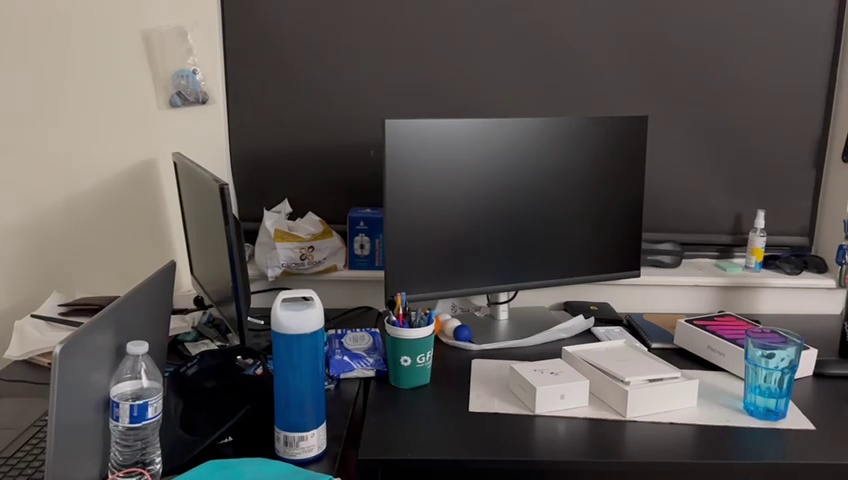
#> input picture CV-2/Question 1/Images/frame2.jpg, 848 x 480 px, found by its file name
$ jupyter execute 'Homography matrix.ipynb'
#> lines starting #> are read from the running program, lines starting #| are printed output that depends on the picture; after the words box and inside, x2 and y2 are one past the last pixel; in counts of white or black regions, pixels touching at a corner belong together
[cell 1]
import numpy as np
import cv2 as cv
from matplotlib import pyplot as plt
MIN_MATCH_COUNT = 10
img1 = cv.imread(r'/users/iamns45/Downloads/CV-2/Question 1/images/frame2.jpg',0)
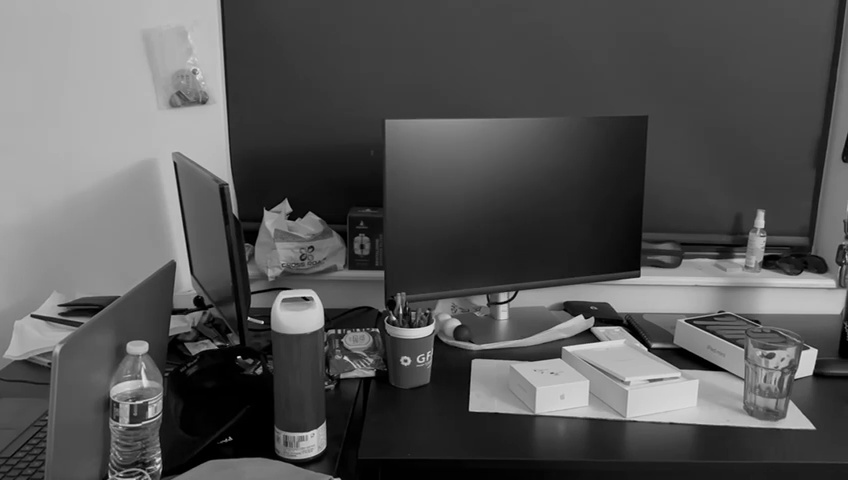
#> img1: shape (480, 848); min 0, max 232, mean 84.9
img2 = cv.imread(r'/users/iamns45/Downloads/CV-2/Question 1/images/frame3.jpg',0)
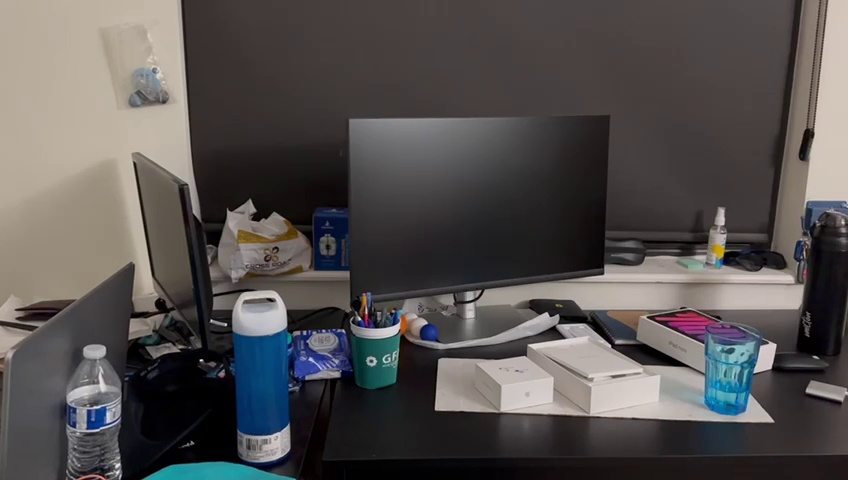
#> input picture CV-2/Question 1/Images/frame3.jpg, 848 x 480 px, found by its file name
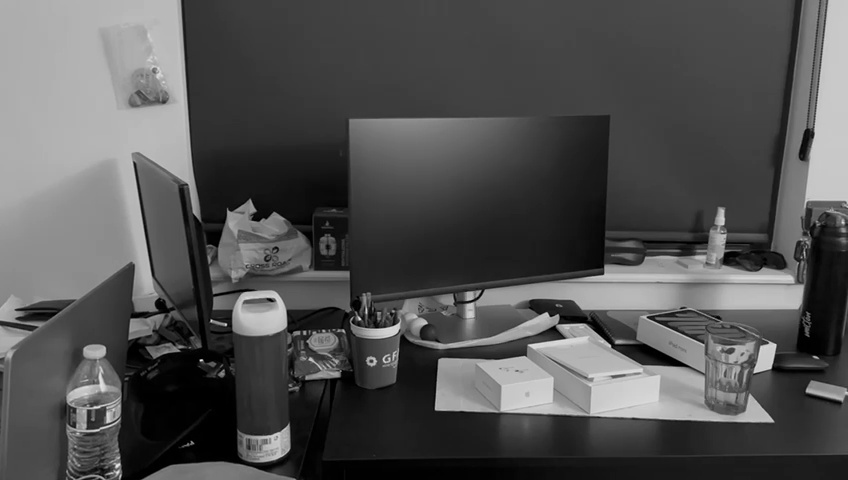
#> img2: shape (480, 848); min 0, max 236, mean 82.2
sift = cv.SIFT_create()
kp1, des1 = sift.detectAndCompute(img1,None)
#> kp1 = 1036 keypoints; strongest (x, y, size): (239, 357, 2), (262, 322, 1.9), (394, 318, 2.2), (313, 441, 18.2)
kp2, des2 = sift.detectAndCompute(img2,None)
#> kp2 = 1012 keypoints; strongest (x, y, size): (201, 360, 1.9), (226, 324, 1.9), (359, 319, 2), (277, 444, 18.8)
FLANN_INDEX_KDTREE = 1
index_params = dict(algorithm = FLANN_INDEX_KDTREE, trees = 5)
search_params = dict(checks = 50)
flann = cv.FlannBasedMatcher(index_params, search_params)
matches = flann.knnMatch(des1,des2,k=2)
#> matches = 1036 matches
good = []
for m,n in matches:
    if m.distance < 0.7*n.distance:
        good.append(m)
#> after the loop, good = 534 matches

[cell 2]
if len(good)>MIN_MATCH_COUNT:
    src_pts = np.float32([ kp1[m.queryIdx].pt for m in good ]).reshape(-1,1,2)
#> src_pts = 534 rows, first 8: [57.17, 349.7], [60.47, 342.6], [61.56, 313.9], [62.84, 332.9], [68, 344.8], [78.7, 294.5], [108.8, 406.6], [109.1, 398.1]
    dst_pts = np.float32([ kp2[m.trainIdx].pt for m in good ]).reshape(-1,1,2)
#> dst_pts = 534 rows, first 8: [9.53, 355], [12.54, 347.8], [17.78, 318.3], [17.76, 336.7], [20.63, 350], [36.6, 299.1], [65.4, 412.3], [65.98, 403.6]
    M, mask = cv.findHomography(src_pts, dst_pts, cv.RANSAC,5.0)
#> M = [[1.06, -0.00131, -48.76], [0.00853, 1.03, -3.96], [6.76e-05, -2.26e-06, 1]]; mask = 534 values, max 1 at index 0, min 0 at index 52, mean 0.985
    matchesMask = mask.ravel().tolist()
#> matchesMask has the same summary as mask
    h,w = img1.shape
#> h = 480; w = 848
    pts = np.float32([ [0,0],[0,h-1],[w-1,h-1],[w-1,0] ]).reshape(-1,1,2)
#> pts = [[0, 0], [0, 479], [847, 479], [847, 0]]
    dst = cv.perspectiveTransform(pts,M)
#> dst = [[-48.76, -3.96], [-49.44, 489.4], [803.9, 469.7], [803.7, 3.09]]
    img2 = cv.polylines(img2,[np.int32(dst)],True,255,3, cv.LINE_AA)
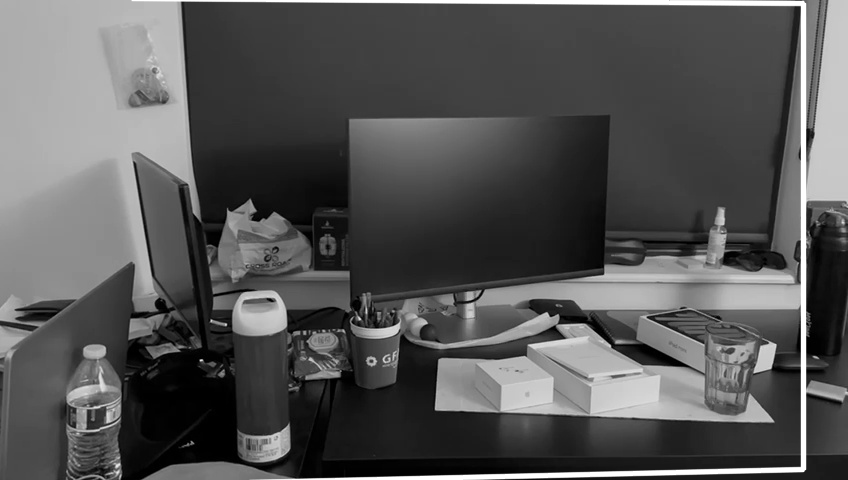
#> img2: shape (480, 848); 2.31% of pixels changed, all inside (x1, y1, x2, y2) = (131, 0, 807, 480)
    print("Homography Matrix")
    print(M)
#| [[ 1.06074605e+00 -1.30567924e-03 -4.87616486e+01]
#|  [ 8.53496644e-03  1.02890012e+00 -3.95994643e+00]
#|  [ 6.75820241e-05 -2.25614849e-06  1.00000000e+00]]
else:
    print( "Not enough matches are found - {}/{}".format(len(good), MIN_MATCH_COUNT) )
    matchesMask = None

[cell 3]
draw_params = dict(matchColor = (0,255,0),
                   singlePointColor = None,
                   matchesMask = matchesMask,
                   flags = 2)
#> draw_params = 4 items
img3 = cv.drawMatches(img1,kp1,img2,kp2,good,None,**draw_params)
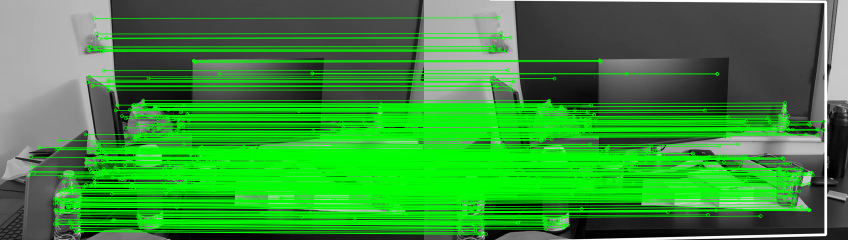
#> img3: shape (480, 1696, 3) (shown at 1/2 size); mean of channels 0, 1, 2 57.9, 143.5, 57.9; drawn as B, G, R
cv.imwrite(r'/users/iamns45/Downloads/CV-2/Question 1/frame3.jpg/images/matching_between_2_frames.jpg',img3)
plt.imshow(img3, 'gray')
#plt.show()
